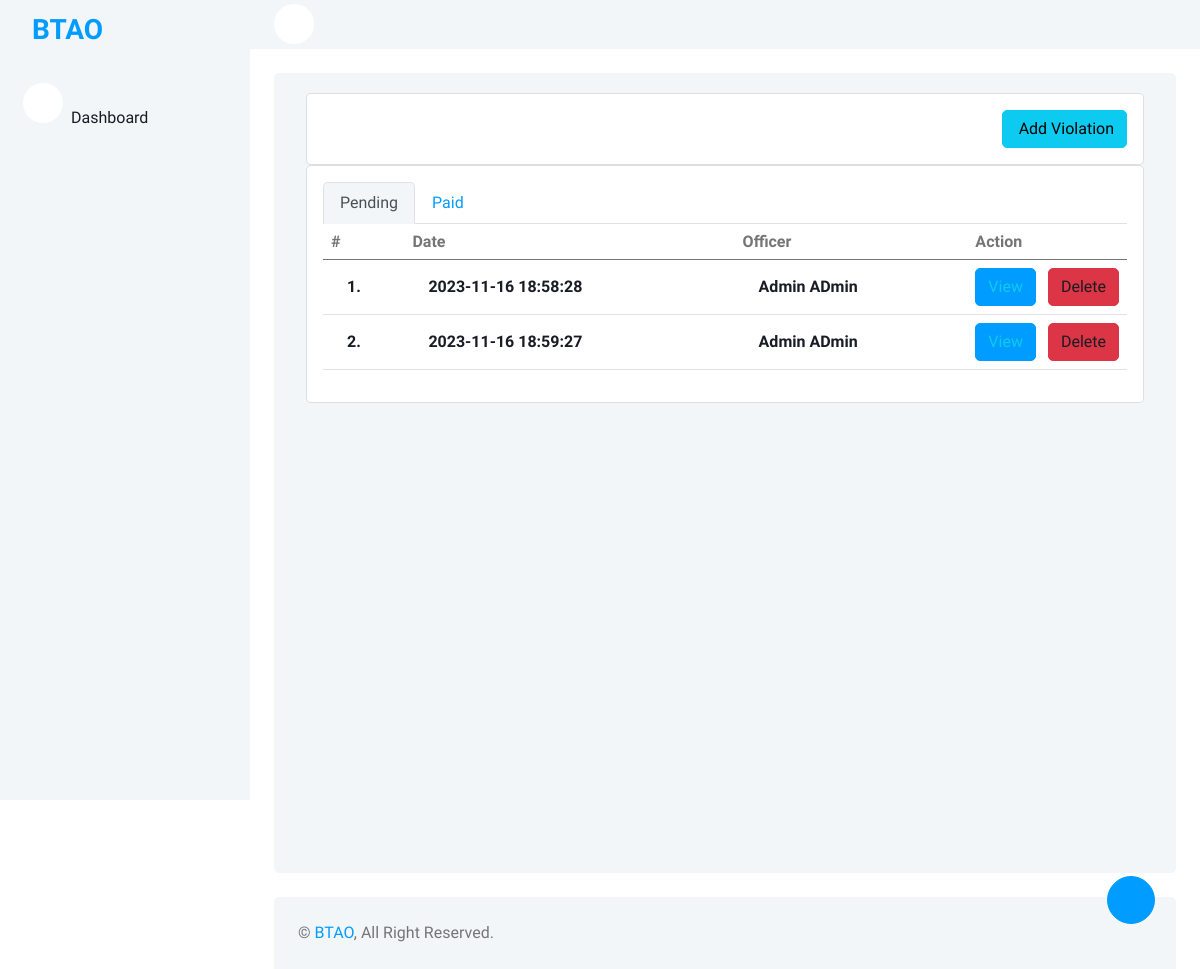
Screenshot of /pages/driver-violation.php?driverId=2 with the database file from the repository.
### tables this page shows
CREATE TABLE `driver_penalty` (
  `Id` int(11) NOT NULL,
  `dateAdded` varchar(255) DEFAULT NULL,
  `officerId` int(11) DEFAULT NULL,
  `driverId` int(11) DEFAULT NULL,
  `status` varchar(100) NOT NULL DEFAULT 'Pending'
);

CREATE TABLE `account` (
  `Id` tinyint(11) NOT NULL,
  `username` varchar(100) NOT NULL DEFAULT '',
  `password` varchar(100) NOT NULL,
  `firstName` varchar(150) DEFAULT NULL,
  `lastName` varchar(150) DEFAULT NULL,
  `status` varchar(255) DEFAULT 'Inactive',
  `role` varchar(20) DEFAULT NULL,
  `dateAdded` date DEFAULT NULL
);

### config/functions.php (called while the page is built, shortened)
<?php
function get_query_string($keyword, $default){
	return (isset($_GET[$keyword]) && $_GET[$keyword] != '') ? $_GET[$keyword] : $default;
}
?>

### config/Models.php (called while the page is built, shortened)
<?php
include "CRUD.php";
include "functions.php";
function account() {
	$crud = new CRUD;
	$crud->table = "account";
	return $crud;
}
function driver_penalty() {
	$crud = new CRUD;
	$crud->table = "driver_penalty";
	return $crud;
}
?>

### config/CRUD.php (called while the page is built)
<?php class CRUD{var $table;var $obj=array();function arrayToQuery($query){$query_array=array();foreach($query as $key=>$key_value){if($key_value=="NOW()"){$query_array[]="$key=$key_value";}else{$query_array[]="$key='".htmlspecialchars($key_value,ENT_QUOTES)."'";}}return implode(', ',$query_array);}function list($query=""){$query=$query?"where ".$query:"";$db=Database::connect();$pdo=$db->prepare("select * from $this->table $query");$pdo->execute();$result=$pdo->fetchAll(PDO::FETCH_OBJ);Database::disconnect();return $result;}function count($query=""){$query=$query?"where ".$query:"";$db=Database::connect();$pdo=$db->prepare("select * from $this->table $query");$pdo->execute();Database::disconnect();return $pdo->rowCount();}function get($args){$db=Database::connect();$pdo=$db->prepare("select * from $this->table where $args");$pdo->execute();$result=$pdo->fetch(PDO::FETCH_OBJ);Database::disconnect();return $result;}function create(){$object=$this->arrayToQuery($this->obj);$db=Database::connect();$pdo=$db->prepare("insert into $this->table set $object");$pdo->execute();Database::disconnect();}function update($args){$object=$this->arrayToQuery($this->obj);$db=Database::connect();$pdo=$db->prepare("update $this->table set $object where $args");$pdo->execute();Database::disconnect();}function delete($args){$db=Database::connect();$pdo=$db->prepare("delete from $this->table where $args");$pdo->execute();Database::disconnect();}} ?>

### pages/driver-violation.php (the view, shortened to what this page needs)
<?php
  $ROOT_DIR="../";
  include $ROOT_DIR . "templates/header.php";
  $driverId = $_GET["driverId"];
  $status = get_query_string("status", "Pending");
  $driver_penalty_list = driver_penalty()->list("driverId=$driverId and status='$status'");
  $pendingActive = "";
  $paidActive = "";
  if ($status=="Pending") {
    $pendingActive = "active";
  }
?>
          <div class="widget-content searchable-container list">
            <div class="card card-body">
              <div class="row">
                <div class="col-md-4 col-xl-3">
                </div>
                <div class="col-md-8 col-xl-9 text-end d-flex justify-content-md-end justify-content-center mt-3 mt-md-0">
                  <a href="javascript:void(0)" id="btn-add-contact" class="btn btn-info d-flex align-items-center">
                    <i class="ti ti-users text-white me-1 fs-5"></i> Add Violation
                  </a>
                </div>
              </div>
            </div>
            <div class="card card-body">
              <ul class="nav nav-tabs">
              <li class="nav-item">
                <a class="nav-link <?=$pendingActive?>" aria-current="page" href="?driverId=<?=$driverId?>&status=Pending">Pending</a>
              </li>
              <li class="nav-item">
                <a class="nav-link <?=$paidActive?>" href="?driverId=<?=$driverId?>&status=Paid">Paid</a>
              </li>
            </ul>
              <div class="table-responsive">
                <table class="table search-table align-middle text-nowrap">
                  <thead class="header-item">
                    <th>#</th>
                    <th>Date</th>
                    <th>Officer</th>
                    <th width="10%">Action</th>
                  </thead>
                  <tbody>
                    <?php
                    $count = 0;
                    foreach ($driver_penalty_list as $row):
                      $officer = account()->get("Id=$row->officerId");
                      $count += 1;
                       ?>
                    <tr class="search-items">
                      <td>
                        <div class="d-flex align-items-center">
                          <div class="ms-3">
                            <div class="user-meta-info">
                              <h6 class="user-name mb-0" data-id="<?=$row->Id;?>" data-name="<?=$row->name;?>" data-amount="<?=$row->amount;?>"><?=$count;?>. </h6>
                            </div>
                          </div>
                        </div>
                      </td>
                        <td>
                          <div class="d-flex align-items-center">
                            <div class="ms-3">
                              <div class="user-meta-info">
                                <h6 class="user-name mb-0"><?=$row->dateAdded;?></h6>
                              </div>
                            </div>
                          </div>
                        </td>
                        <td>
                          <div class="d-flex align-items-center">
                            <div class="ms-3">
                              <div class="user-meta-info">
                                <h6 class="user-name mb-0"><?=$officer->firstName;?> <?=$officer->lastName;?></h6>
                              </div>
                            </div>
                          </div>
                        </td>
                      <td>
                        <div class="action-btn">
                          <a href="driver-violation-detail.php?pdId=<?=$row->Id;?>" class="text-info btn btn-primary">
                            View
                          </a>
                          <a href="process.php?action=violation-delete&Id=<?=$row->Id?>" class="text-dark ms-2 btn btn-danger">
                            Delete
                          </a>
                        </div>
                      </td>
                    </tr>
                  <?php endforeach; ?>
                  </tbody>
                </table>
              </div>
            </div>
          </div>
          <?php include $ROOT_DIR . "templates/footer.php"; ?>

### templates/css/style.css (style rules this page uses)
:root { --primary: #009CFF; --light: #F3F6F9; --dark: #191C24; }
.btn { transition: .5s; }
.btn.btn-primary { color: #FFFFFF; }

### rows the page displays
driver_penalty: dateAdded "2023-11-16 18:58:28", account.firstName "Admin", account.lastName "ADmin"
driver_penalty: dateAdded "2023-11-16 18:59:27", account.firstName "Admin", account.lastName "ADmin"
